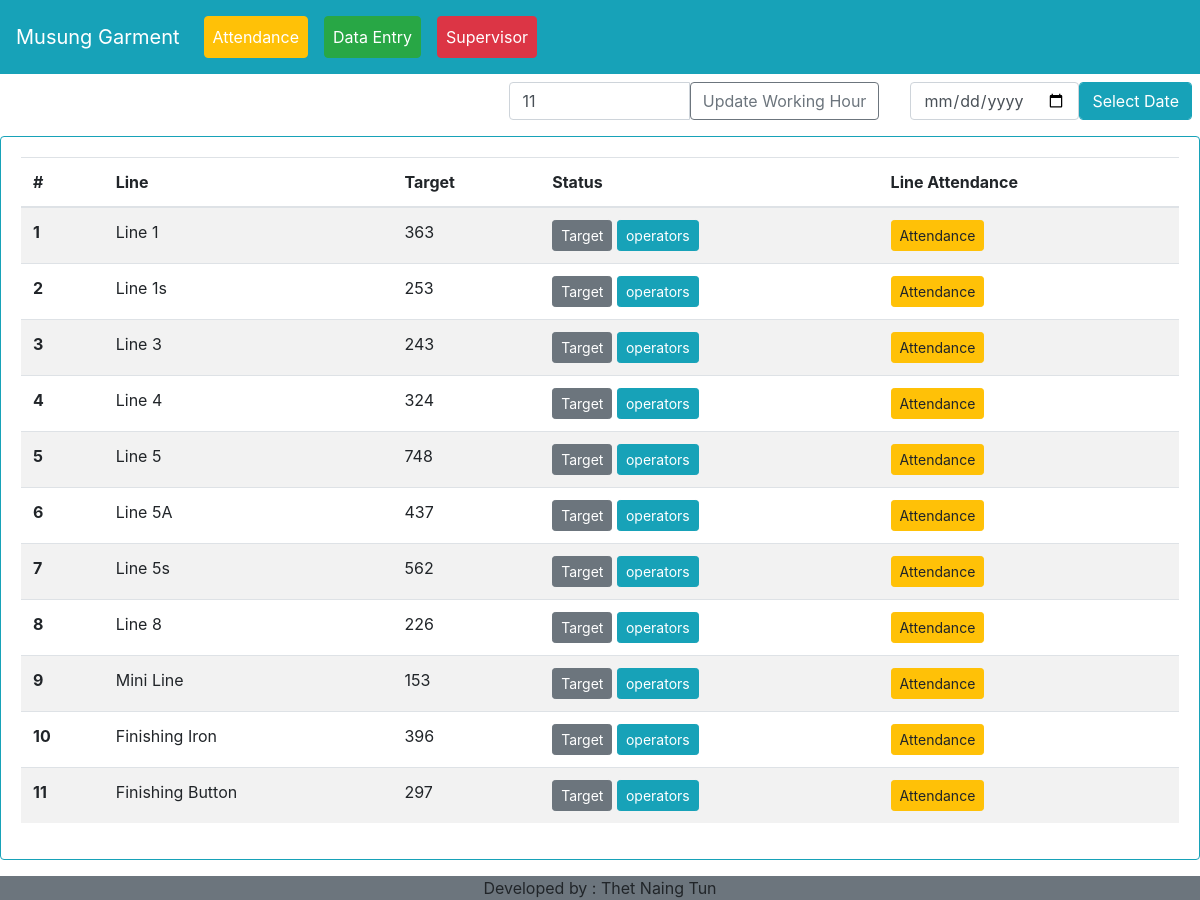
The page / on the database its author committed.
### myapp/models.py (models this page shows, shortened)
class dailyhour(models.Model):
    timehr = models.PositiveIntegerField(default=0)
    def __str__(self):
        return str(self.timehr)

class line(models.Model):
    line_name = models.CharField(max_length=255)
    target = models.PositiveIntegerField(default=0)

### myapp/views.py (the view)
# urls.py: path('', views.linelist, name='linelist'),
def linelist(request):
    lis = line.objects.all()
    hr = dailyhour.objects.get(id=1)
    context = {'lis':lis, 'hr':hr}
    return render(request, 'line.html', context)

### templates/line.html (shortened to what this page needs)
{% extends 'base.html' %}
{% block content %}
<div class="d-flex justify-content-end">
<div class="input-group mb-3 col-md-4 m-2" id="workhrdata">
  <input type="text" class="form-control" value="{{hr}}" aria-describedby="button-addon2" id="hrval">
  <button class="btn btn-outline-secondary uwhbtn" type="button" id="button-addon2">Update Working Hour</button>
</div>
  <form method="post" action="{% url 'myapp:attendance_backdate' %}">{% csrf_token %}
    <div class="row m-2">
      <input type="date" name="duedate"  class="form-control col datepicker">
      <input type="submit" class="form-control btn btn-md btn-info col" value="Select Date">
    </div>
  </form>
</div>
<div class="card border-info mb-3">
  <div class="card-body">
<table class="table table-striped" id="invlist">
  <thead>
    <tr class="lilisttr">
      <th scope="col">#</th>
      <th scope="col">Line</th>
      <th scope="col">Target</th>
      <th scope="col">Status</th>
      <th scope="col">Line Attendance</th>
    </tr>
  </thead>
  <tbody id="linelistTbl">
  	{% for i in lis %}
    <tr class="linetr">
      <th scope="row" class="lid">{{i.id}}</th>
      <td>{{i.line_name}}</td>
      <td>{{i.target}}</td>
      <td>
<button type="button" class="btn btn-sm btn-secondary" data-toggle="modal" data-target="#lineu-{{i.id}}">
  Target
</button>
    <a href="{% url 'myapp:operatoratt' i.id %}" class="btn btn-sm btn-info">operators</a>
      </td>
      <td>
        <button type="button" class="lineatt btn btn-sm btn-warning">Attendance</button>
      </td>
    </tr>
    {% endfor %}
  </tbody>
</table>
  </div>
</div>
{% endblock content %}

### rows shown on the page
dailyhour: timehr "11"
line: id "1", line_name "Line 1", target "363"
line: id "2", line_name "Line 1s", target "253"
line: id "3", line_name "Line 3", target "243"
line: id "4", line_name "Line 4", target "324"
line: id "5", line_name "Line 5", target "748"
line: id "6", line_name "Line 5A", target "437"
line: id "7", line_name "Line 5s", target "562"
line: id "8", line_name "Line 8", target "226"
line: id "9", line_name "Mini Line", target "153"
line: id "10", line_name "Finishing Iron", target "396"
line: id "11", line_name "Finishing Button", target "297"
